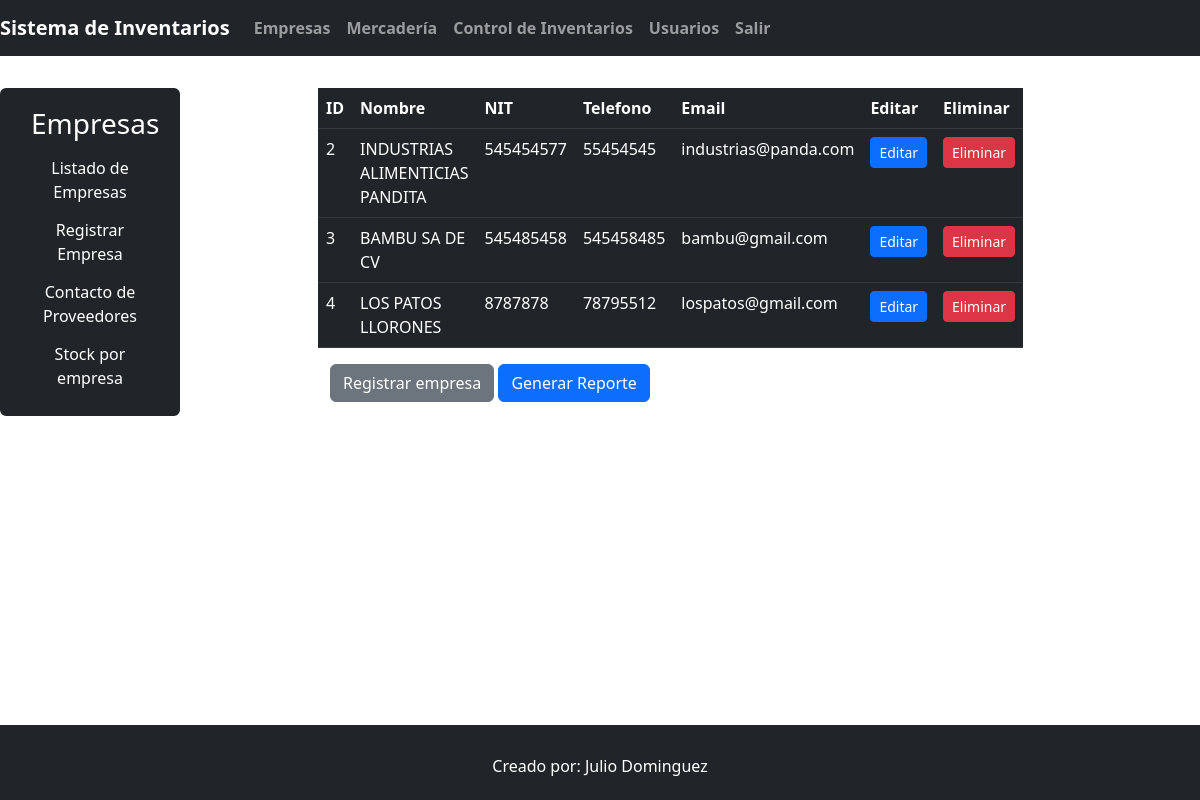
Screenshot of /perfil/empresas_list with the database file from the repository.
### perfil/models.py (models this page shows, shortened)
class EmpresaProveedor(models.Model):
    nombre_empresa = models.CharField(max_length=50, default="")
    nit = models.CharField(max_length=20)
    telefono = models.CharField(max_length=50)
    contacto_email = models.EmailField()
    class Meta:
        verbose_name = "Empresa"
        verbose_name_plural = "Empresas"

### perfil/views.py (the view)
# urls.py: path('empresas_list', Listado_empresas.as_view(), name='empresas_list'),
class Listado_empresas(ListView):
    model = EmpresaProveedor
    context_object_name = 'empresas'
    ordering = ['id']
    paginate_by = 6
    template_name = 'listado_empresas.html'

### perfil/templates/listado_empresas.html (shortened to what this page needs)
{% extends 'empresas_index.html' %}
{% block content %}
  <div class="container ">
    <table class="table table-dark table-hover table-responsive col-md-8 mt-3 text-light">
      <thead>
        <tr>
          <th>ID</th>
          <th>Nombre</th>
          <th>NIT</th>
          <th>Telefono</th>
          <th>Email</th>
          <th>Editar</th>
          <th>Eliminar</th>
        </tr>
      </thead>
      <tbody>
        {% if object_list %}
          {% for empresa in object_list %}
            <tr>
              <td>{{ empresa.id }}</td>
              <td>{{ empresa.nombre_empresa|upper }}</td>
              <td>{{ empresa.nit }}</td>
              <td>{{ empresa.telefono }}</td>
              <td>{{ empresa.contacto_email }}</td>
              <td>
                <a class="btn btn-primary btn-sm" href="{% url 'perfil:empresas_edit' empresa.id %}">Editar</a>
              </td>
              <td>
                <a class="btn btn-danger btn-sm" href="{% url 'perfil:empresas_delete' empresa.id %}">Eliminar</a>
              </td>
            </tr>
          {% endfor %}
        {% endif %}
      </tbody>
    </table>
    <div class="container">
      <a class="btn btn-secondary" href="{% url 'perfil:empresa' %}" role="button">Registrar empresa</a>
      <a class="btn btn-primary" href="{% url 'empresas_pdf' %}">Generar Reporte</a>
    </div>
  </div>
{% endblock content %}

### rows the page displays
EmpresaProveedor: id "2", nombre_empresa "INDUSTRIAS ALIMENTICIAS PANDITA", nit "545454577", telefono "55454545", contacto_email "industrias@panda.com"
EmpresaProveedor: id "3", nombre_empresa "BAMBU SA DE CV", nit "545485458", telefono "545458485", contacto_email "bambu@gmail.com"
EmpresaProveedor: id "4", nombre_empresa "LOS PATOS LLORONES", nit "8787878", telefono "78795512", contacto_email "lospatos@gmail.com"
